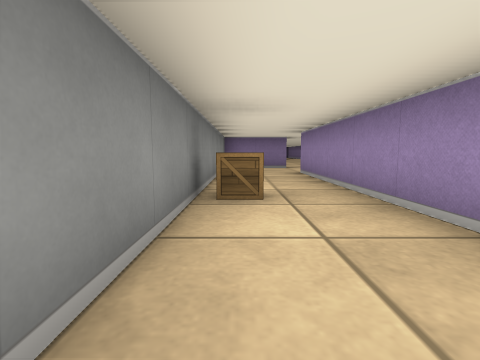
View 1 (above)

14 first-person views from a walk through a cub3D ray-caster map. The camera is about half as high as the walls, tilts 6° down and sees 85° across. The floor is counted in squares. Each view is taken from the middle of a square. On the plan, view 1 faces up. The plan holds only what a view shows up to about 9 squares ahead; the rest is blank.

View 2
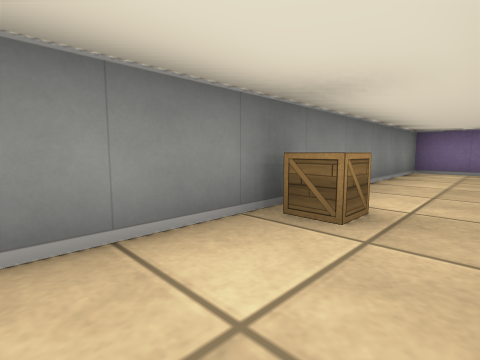

View 3
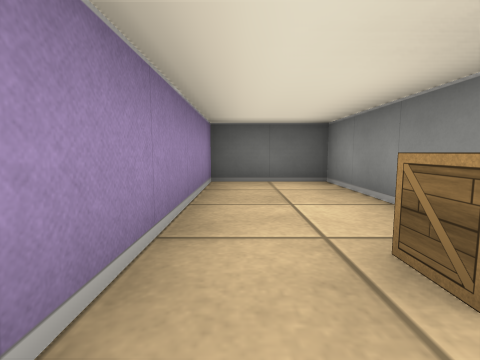

View 4
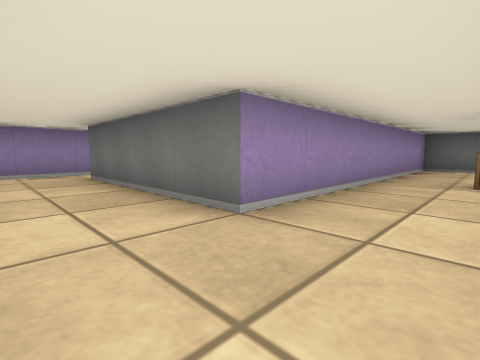

View 5
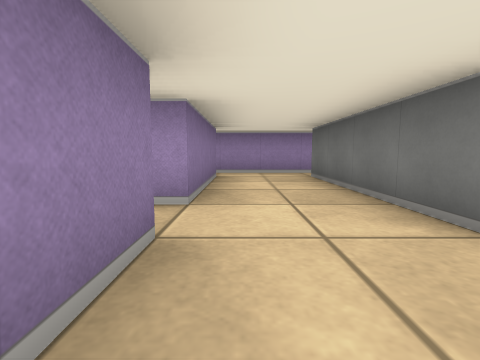

View 6
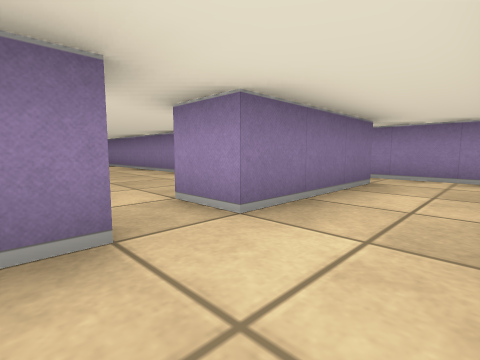

View 7
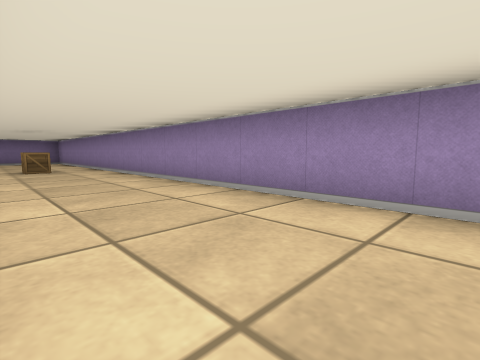

View 8
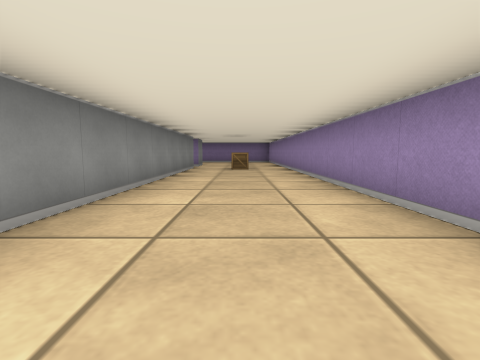

View 9
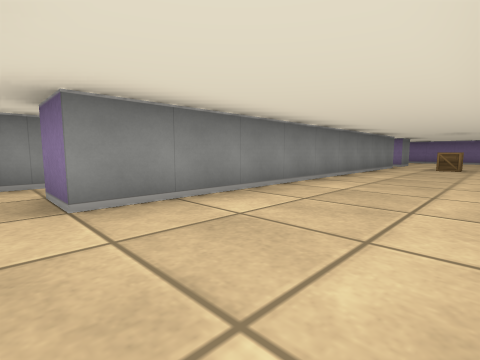

View 10
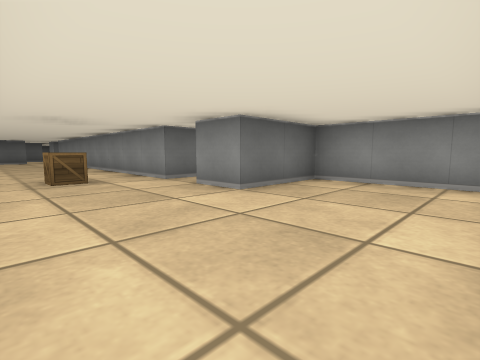

View 11
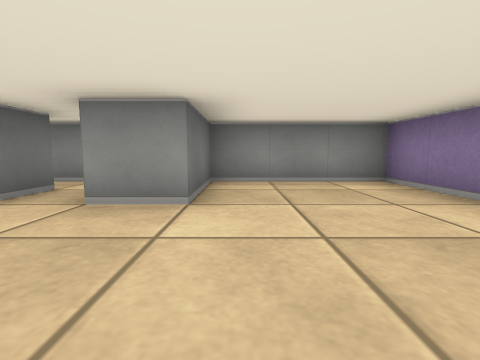

View 12
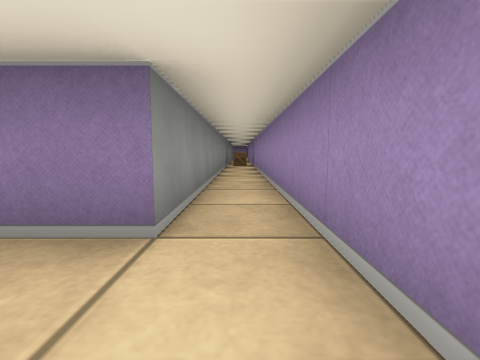

View 13
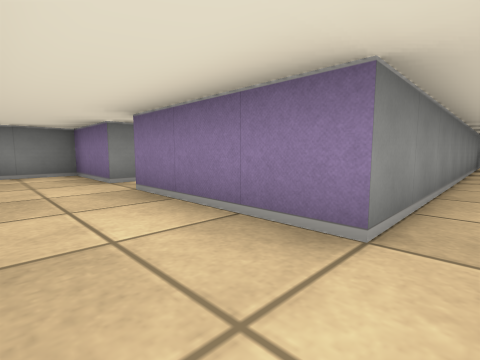

View 14
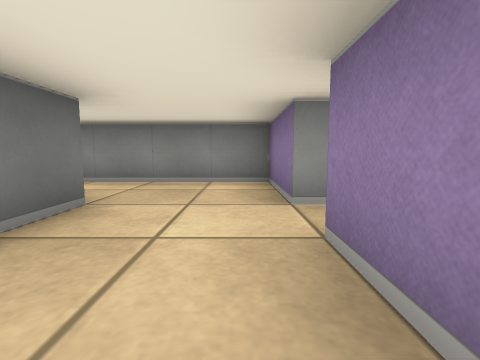

### Floor plan
Ten units are one square. View 1 is at (0, 0); x grows to the right and y downward. Boxes are objects, and circles mark ways between rooms. Rooms are numbered by the first view taken in them; rooms with no view inside come last. Other rooms are left out.
<svg viewBox="-10 -250 80 260">
<path fill="none" stroke="#000" d="M15 -85 -5 -85 -5 5 15 5 15 -65 55 -65M65 -61 65 -86M55 -85 25 -85M5 -195 15 -195 15 -105 5 -105M45 -110 45 -214M14 -245 -5 -245 -5 -215 15 -215 15 -205M15 -90 15 -85M25 -85 25 -95"/>
<rect x="-5" y="-35" width="10" height="10" fill="#bbb"><title>crate</title></rect>
<rect x="25" y="-195" width="10" height="10" fill="#bbb"><title>crate</title></rect>
<circle cx="20" cy="-90" r="3" fill="#2a7"/>
<text x="10" y="-50">1</text>
<text x="30" y="-170">2</text>
</svg>
Room 1 opens to room 2.

Where each view was taken, in squares from view 1:
view 1: 0 up, 0 right, facing up
view 2: 1 up, 1 right, facing up-left
view 3: 4 up, 1 right, facing down
view 4: 8 up, 0 right, facing down-right
view 5: 8 up, 0 right, facing right
view 6: 7 up, 1 right, facing up-right
view 7: 11 up, 2 right, facing up-right
view 8: 11 up, 3 right, facing up
view 9: 10 up, 4 right, facing up-left
view 10: 24 up, 4 right, facing down-left
view 11: 22 up, 4 right, facing left
view 12: 7 up, 6 right, facing up
view 13: 7 up, 6 right, facing up-left
view 14: 8 up, 4 right, facing left
